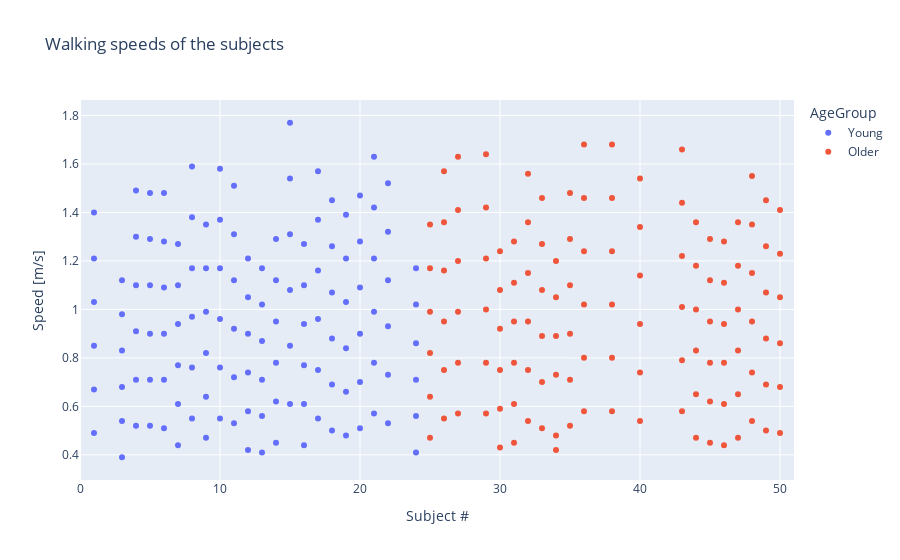

Notebook cell for this chart:
### Code cell
fig = px.scatter(df, x='Subject', y='Speed', color='AgeGroup',
                 hover_data=['LegLength', 'Cadence', 'StepLength'],
                 labels={'Speed': 'Speed [m/s]', 'Subject': 'Subject #'},
                 range_x=[0, df.Subject.max()+1],
                 title='Walking speeds of the subjects')
fig.show()

### Figure 1 — Plotly figure (JSON) as saved in the notebook; plotly's stock layout.template omitted (floating-point values rounded to 4 significant figures; data arrays with more than 128 entries replaced by an {"elided": "..."} marker saying what was removed)
{"data": [{"customdata": {"elided": "132x3 float values"}, "hovertemplate": "AgeGroup=Young<br>Subject #=%{x}<br>Speed [m/s]=%{y}<br>LegLength=%{customdata[0]}<br>Cadence=%{customdata[1]}<br>StepLength=%{customdata[2]}<extra></extra>", "legendgroup": "Young", "marker": {"color": "#636efa", "symbol": "circle"}, "mode": "markers", "name": "Young", "orientation": "v", "showlegend": true, "type": "scatter", "x": {"elided": "132 int values"}, "xaxis": "x", "y": {"elided": "132 float values"}, "yaxis": "y"}, {"customdata": {"elided": "126x3 float values"}, "hovertemplate": "AgeGroup=Older<br>Subject #=%{x}<br>Speed [m/s]=%{y}<br>LegLength=%{customdata[0]}<br>Cadence=%{customdata[1]}<br>StepLength=%{customdata[2]}<extra></extra>", "legendgroup": "Older", "marker": {"color": "#EF553B", "symbol": "circle"}, "mode": "markers", "name": "Older", "orientation": "v", "showlegend": true, "type": "scatter", "x": [25, 25, 25, 25, 25, 25, 26, 26, 26, 26, 26, 26, 27, 27, 27, 27, 27, 27, 29, 29, 29, 29, 29, 29, 30, 30, 30, 30, 30, 30, 31, 31, 31, 31, 31, 31, 32, 32, 32, 32, 32, 32, 33, 33, 33, 33, 33, 33, 34, 34, 34, 34, 34, 34, 35, 35, 35, 35, 35, 35, 36, 36, 36, 36, 36, 36, 38, 38, 38, 38, 38, 38, 40, 40, 40, 40, 40, 40, 43, 43, 43, 43, 43, 43, 44, 44, 44, 44, 44, 44, 45, 45, 45, 45, 45, 45, 46, 46, 46, 46, 46, 46, 47, 47, 47, 47, 47, 47, 48, 48, 48, 48, 48, 48, 49, 49, 49, 49, 49, 49, 50, 50, 50, 50, 50, 50], "xaxis": "x", "y": [0.47, 0.64, 0.82, 0.99, 1.17, 1.35, 0.55, 0.75, 0.95, 1.16, 1.36, 1.57, 0.57, 0.78, 0.99, 1.2, 1.41, 1.63, 0.57, 0.78, 1.0, 1.21, 1.42, 1.64, 0.43, 0.59, 0.75, 0.92, 1.08, 1.24, 0.45, 0.61, 0.78, 0.95, 1.11, 1.28, 0.54, 0.75, 0.95, 1.15, 1.36, 1.56, 0.51, 0.7, 0.89, 1.08, 1.27, 1.46, 0.42, 0.48, 0.73, 0.89, 1.05, 1.2, 0.52, 0.71, 0.9, 1.1, 1.29, 1.48, 0.58, 0.8, 1.02, 1.24, 1.46, 1.68, 0.58, 0.8, 1.02, 1.24, 1.46, 1.68, 0.54, 0.74, 0.94, 1.14, 1.34, 1.54, 0.58, 0.79, 1.01, 1.22, 1.44, 1.66, 0.47, 0.65, 0.83, 1.0, 1.18, 1.36, 0.45, 0.62, 0.78, 0.95, 1.12, 1.29, 0.44, 0.61, 0.78, 0.94, 1.11, 1.28, 0.47, 0.65, 0.83, 1.0, 1.18, 1.36, 0.54, 0.74, 0.95, 1.15, 1.35, 1.55, 0.5, 0.69, 0.88, 1.07, 1.26, 1.45, 0.49, 0.68, 0.86, 1.05, 1.23, 1.41], "yaxis": "y"}], "layout": {"legend": {"title": {"text": "AgeGroup"}, "tracegroupgap": 0}, "title": {"text": "Walking speeds of the subjects"}, "xaxis": {"anchor": "y", "domain": [0, 1], "range": [0, 51], "title": {"text": "Subject #"}}, "yaxis": {"anchor": "x", "domain": [0, 1], "title": {"text": "Speed [m/s]"}}}}
